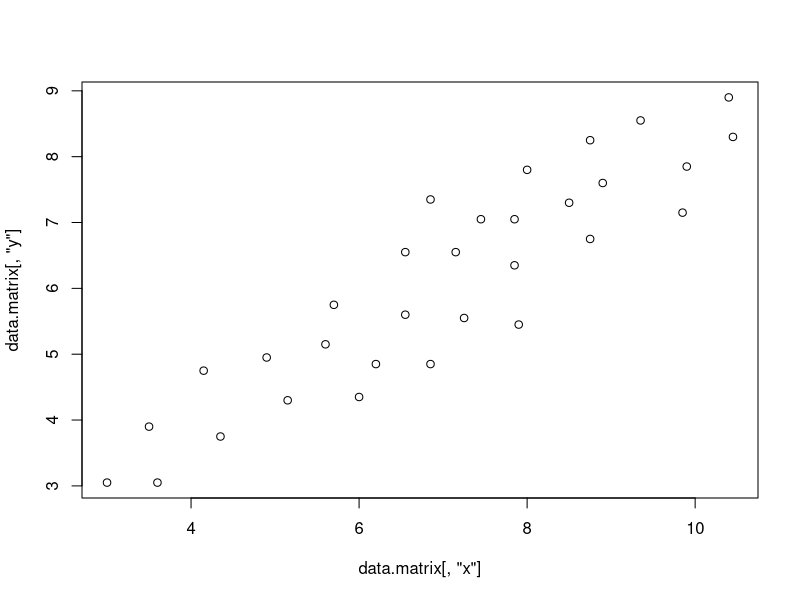
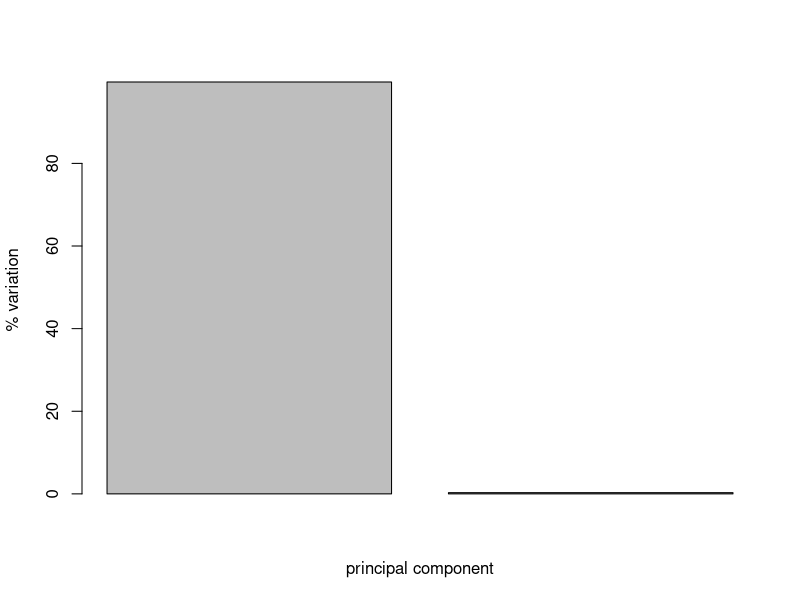
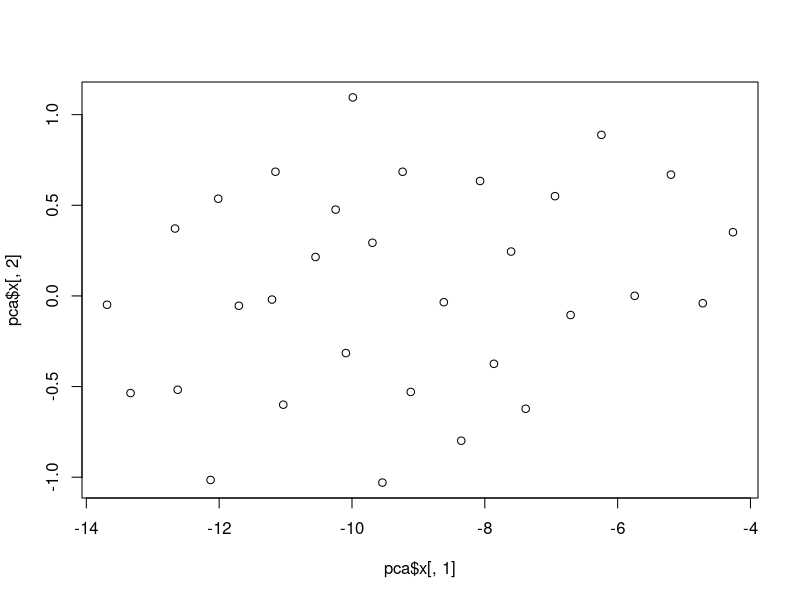

R code for these plots, in order: (Note: this script raises an error after producing the figures.)
#data I gerenaretd using https://www.librec.net/datagen.html, at approx 45 dgrees : Will help verify components
df <- read.csv(text = 
"x,y,lab
3, 3.05, 1
3.6, 3.05, 1
4.35, 3.75, 1
5.7, 5.75, 1
6.2, 4.85, 1
7.9, 5.45, 1
7.85, 6.35, 1
7.45, 7.05, 1
8.9, 7.6, 1
10.4, 8.9, 1
9.85, 7.15, 1
9.9, 7.85, 1
9.35, 8.55, 1
8, 7.8, 1
6.55, 6.55, 1
4.9, 4.95, 1
4.15, 4.75, 1
3.5, 3.9, 1
5.15, 4.3, 1
6.55, 5.6, 1
8.75, 6.75, 1
8.75, 8.25, 1
6.85, 7.35, 1
7.15, 6.55, 1
7.85, 7.05, 1
8.5, 7.3, 1
10.45, 8.3, 1
7.25, 5.55, 1
6.85, 4.85, 1
6, 4.35, 1
5.6, 5.15, 1", header = TRUE)

# Plot to have a sense -------------------------------------------------
head(df)
data.matrix <- as.matrix(df[,c("x","y")])
rownames(data.matrix) <- paste("Sample-", 1:dim(data.matrix)[1], sep="")
#data.matrix <- scale(data.matrix)
plot(data.matrix[,"x"], data.matrix[,"y"])


# PCA using prcomp -----------------------------------------------------
pca         <- prcomp(data.matrix, scale= FALSE, center = FALSE)

# PCA outputs (sdev, x, rotation)---------------------------------------
# sdev: standard deviation along component axis
pca$sdev
(pca.var <- pca$sdev^2)
(pca.var.per <- round(pca.var/sum(pca.var) * 100, 1))
barplot(pca.var.per, xlab = "principal component", ylab="% variation")
# x: pricinpal components : (ie for each sample, we have transformed cordinates along PC1, PC2, ... PCN)
pca$x
plot(pca$x[,1], pca$x[,2])
# rotation: the columns are PC directions. columns are unit vectors along PC directions. THey also will be orthogonal
pca$rotation
apply( pca$rotation, 2, function(e) sum(e^2))#All must sum to 1
#some call these PC vector components as loading scores, because you can take component of original 
#data with loading scores(as a vector dot product and get transfomed vector in terms of PC directions)
loading_scores <- pca$rotation[,1]; loading_scores
#Plot PCA transformed PCA data
pca.data <- data.frame(Sample=rownames(pca$x), X = pca$x[,1], Y = pca$x[,2])
ggplot(data = pca.data, aes(x = X, y = Y, label=Sample)) + 
  geom_point() + 
  #geom_text() + 
  xlab(paste("PC1 - ", pca.var.per[1], "%", sep=""))+
  ylab(paste("PC2 - ", pca.var.per[2], "%", sep=""))+
  theme_bw() + 
  ggtitle("My PCA graph")

#if we talke original data series and take dot product of each row on PC1 pf rotation, we will get 
projections = data.matrix %*% pca$rotation
head(projections)
head(pca$x) #This matches with above if scale=FALSE, center = FALSE in prcomp. or data.matrix not scaled(cetered + scaled)



#SCALE = TRUE ----------------------------------------------------------
##If we use ceter and scaling, then data matrix is scaled and sentered before processing.
pca         <- prcomp(data.matrix, scale= TRUE)
projections = data.matrix %*% pca$rotation
#These wont be same, the two below: because data matrix is scaled and sentered before processing.
head(projections)
head(pca$x)
projections.sc = scale(data.matrix) %*% pca$rotation
#Now these will be equal
head(projections.sc)
head(pca$x)


